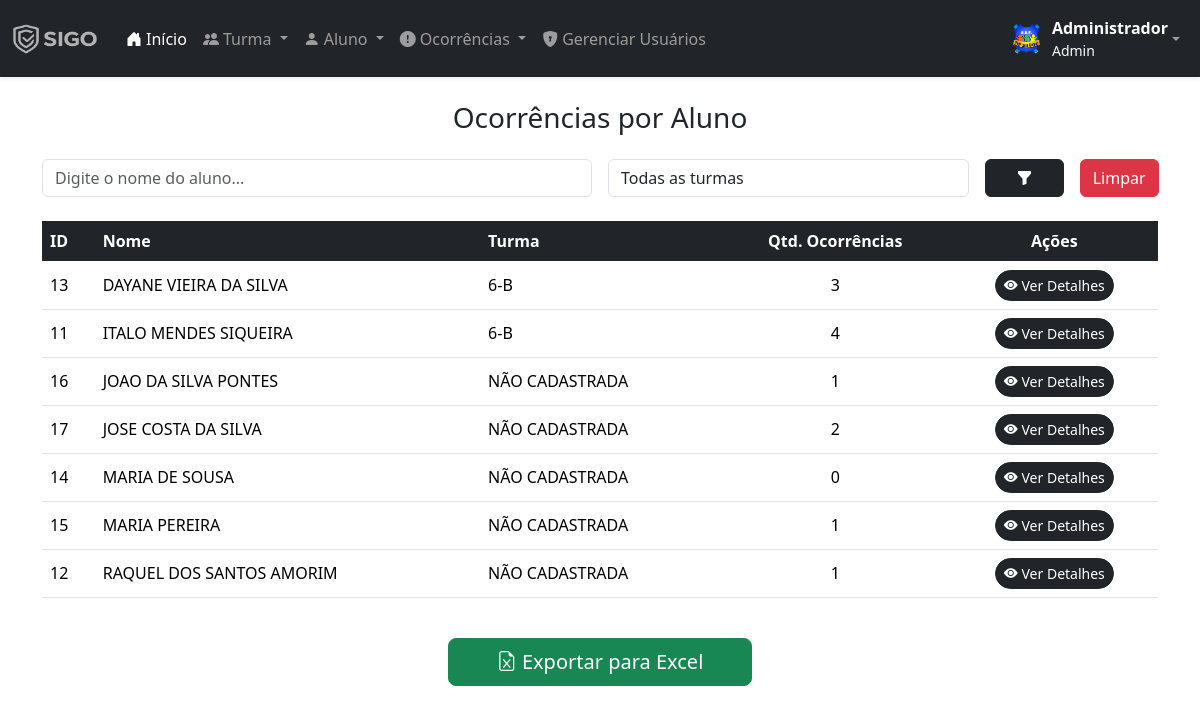
Screenshot of /contagem-ocorrencias.php (signed in) with the database file from the repository.
### tables this page shows
CREATE TABLE `alunos` (
  `id` int(11) NOT NULL,
  `nome` varchar(255) NOT NULL,
  `rg` varchar(30) NOT NULL,
  `cpf` varchar(20) NOT NULL,
  `endereco` varchar(255) NOT NULL,
  `tel` varchar(80) NOT NULL,
  `escolaridade` varchar(50) NOT NULL,
  `turma` int(10) NOT NULL
);

CREATE TABLE `turma` (
  `id` int(50) NOT NULL,
  `ano` varchar(50) NOT NULL,
  `turma` varchar(50) NOT NULL
);

### contagem-ocorrencias.php (the view, shortened to what this page needs)
<?php
require('includes/conexao.php');
$nomeBusca = isset($_GET['nomeBusca']) ? strtoupper($_GET['nomeBusca']) : '';
?>
<!DOCTYPE html>
<html lang="pt-br">
<?php include('layout/head.php'); ?>
<body>
<?php include('layout/menu.php'); ?>
<div class="container mt-4">
    <h3 class="text-center mb-4">Ocorrências por Aluno</h3>
    <form class="row g-3 mb-4" method="GET">
        <div class="col-md-6">
            <input type="text" class="form-control" name="nomeBusca" id="nomeBusca"
                   placeholder="Digite o nome do aluno..."
                   value="<?= htmlspecialchars($nomeBusca) ?>">
        </div>
        <div class="col-md-4">
            <select name="turmaBusca" class="selectpicker form-control" data-live-search="true" title="Filtrar por turma">
                <option value="">Todas as turmas</option>
            </select>
        </div>
        <div class="col-md-1 d-grid">
            <button type="submit" class="btn btn-dark"><i class="bi bi-funnel-fill"></i></button>
        </div>
        <div class="col-md-1 d-grid">
            <a href="<?= basename($_SERVER['PHP_SELF']); ?>" class="btn btn-danger">Limpar</a>
        </div>
    </form>
    <div class="table-responsive">
        <table class="table table-hover align-middle">
            <thead class="table-dark">
                <tr>
                    <th>ID</th>
                    <th>Nome</th>
                    <th>Turma</th>
                    <th class="text-center">Qtd. Ocorrências</th>
                    <th class="text-center">Ações</th>
                </tr>
            </thead>
            <tbody>
                <?php
                $filtros = [];
                $where = $filtros ? "WHERE " . implode(" AND ", $filtros) : "";
                $sql = "
                    SELECT a.id, a.nome, a.turma, COUNT(oa.ocorrencia_id) AS total
                    FROM alunos a
                    LEFT JOIN ocorrencia_aluno oa ON a.id = oa.alunos_id
                    $where
                    GROUP BY a.id, a.nome, a.turma
                    ORDER BY a.nome ASC
                ";
                $result = mysqli_query($conn, $sql);
                if (mysqli_num_rows($result) > 0) {
                    while ($dados = mysqli_fetch_assoc($result)) {
                        $id = $dados['id'];
                        $nome = $dados['nome'];
                        $turma_id = $dados['turma'];
                        $total = $dados['total'];
                        $turma_sql = "SELECT ano, turma FROM turma WHERE id = '$turma_id'";
                        $res_turma = mysqli_query($conn, $turma_sql);
                        $turma_dados = mysqli_fetch_assoc($res_turma);
                        $turma_nome = $turma_dados ? $turma_dados['ano'] . '-' . $turma_dados['turma'] : 'NÃO CADASTRADA';
                        echo "
                            <tr>
                                <td>$id</td>
                                <td>$nome</td>
                                <td>$turma_nome</td>
                                <td class='text-center'>$total</td>
                                <td class='text-center'>
                                    <a href='ver-ocorrencias-aluno.php?id=$id' class='btn btn-dark btn-sm rounded-pill'>
                                        <i class='bi bi-eye-fill'></i> Ver Detalhes
                                    </a>
                                </td>
                            </tr>
                        ";
                    }
                } else {
                    echo "<tr><td colspan='5' class='text-center'>Nenhum aluno encontrado.</td></tr>";
                }
                ?>
            </tbody>
        </table>
    </div>
    <div class="text-center mt-4">
        <button id="btnExport" class="btn btn-success btn-lg px-5">
            <i class="bi bi-file-earmark-excel"></i> Exportar para Excel
        </button>
    </div>
</div>
<link rel="stylesheet" href="https://cdnjs.cloudflare.com/ajax/libs/bootstrap-select/1.14.0-beta3/css/bootstrap-select.min.css">
</body>
</html>

### rows the page displays
alunos: id "13", nome "DAYANE VIEIRA DA SILVA", turma.ano+turma "6-B", total "3"
alunos: id "11", nome "ITALO MENDES SIQUEIRA", turma.ano+turma "6-B", total "4"
alunos: id "16", nome "JOAO DA SILVA PONTES", turma_nome "NÃO CADASTRADA", total "1"
alunos: id "17", nome "JOSE COSTA DA SILVA", turma_nome "NÃO CADASTRADA", total "2"
alunos: id "14", nome "MARIA DE SOUSA", turma_nome "NÃO CADASTRADA", total "0"
alunos: id "15", nome "MARIA PEREIRA", turma_nome "NÃO CADASTRADA", total "1"
alunos: id "12", nome "RAQUEL DOS SANTOS AMORIM", turma_nome "NÃO CADASTRADA", total "1"

### other values shown
$usuarioNome "Administrador"
$usuarioNivel "Admin"
